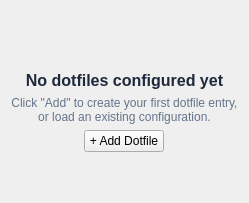
          <widget class="QWidget" name="backupEmptyPage">
           <layout class="QVBoxLayout" name="emptyStateLayout">
            <item>
             <spacer name="emptyTopSpacer">
              <property name="orientation">
               <enum>Qt::Orientation::Vertical</enum>
              </property>
              <property name="sizeHint" stdset="0">
               <size>
                <width>20</width>
                <height>40</height>
               </size>
              </property>
             </spacer>
            </item>
            <item alignment="Qt::AlignmentFlag::AlignHCenter">
             <widget class="QLabel" name="emptyStateIcon">
              <property name="text">
               <string />
              </property>
              <property name="pixmap">
               <pixmap>../resources/icons/dfbu.svg</pixmap>
              </property>
              <property name="scaledContents">
               <bool>false</bool>
              </property>
              <property name="alignment">
               <set>Qt::AlignmentFlag::AlignCenter</set>
              </property>
              <property name="maximumSize">
               <size>
                <width>64</width>
                <height>64</height>
               </size>
              </property>
             </widget>
            </item>
            <item alignment="Qt::AlignmentFlag::AlignHCenter">
             <widget class="QLabel" name="emptyStateTitle">
              <property name="text">
               <string>No dotfiles configured yet</string>
              </property>
              <property name="alignment">
               <set>Qt::AlignmentFlag::AlignCenter</set>
              </property>
              <property name="styleSheet">
               <string>font-size: 16px; font-weight: bold; color: #1E293B;</string>
              </property>
             </widget>
            </item>
            <item alignment="Qt::AlignmentFlag::AlignHCenter">
             <widget class="QLabel" name="emptyStateDescription">
              <property name="text">
               <string>Click "Add" to create your first dotfile entry,
or load an existing configuration.</string>
              </property>
              <property name="alignment">
               <set>Qt::AlignmentFlag::AlignCenter</set>
              </property>
              <property name="styleSheet">
               <string>color: #64748B;</string>
              </property>
             </widget>
            </item>
            <item alignment="Qt::AlignmentFlag::AlignHCenter">
             <widget class="QPushButton" name="emptyStateAddButton">
              <property name="text">
               <string>+ Add Dotfile</string>
              </property>
              <property name="sizePolicy">
               <sizepolicy hsizetype="Maximum" vsizetype="Maximum">
                <horstretch>0</horstretch>
                <verstretch>0</verstretch>
               </sizepolicy>
              </property>
             </widget>
            </item>
            <item>
             <spacer name="emptyBottomSpacer">
              <property name="orientation">
               <enum>Qt::Orientation::Vertical</enum>
              </property>
              <property name="sizeHint" stdset="0">
               <size>
                <width>20</width>
                <height>40</height>
               </size>
              </property>
             </spacer>
            </item>
           </layout>
          </widget>
